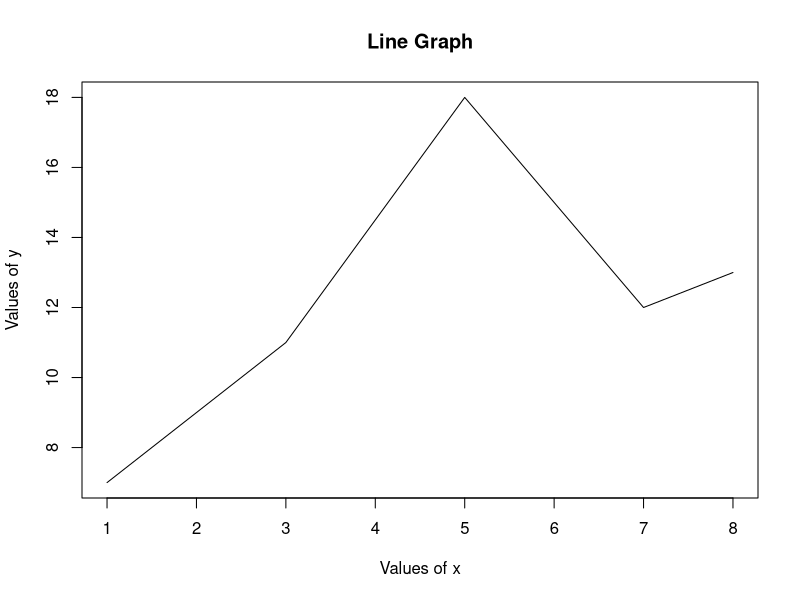
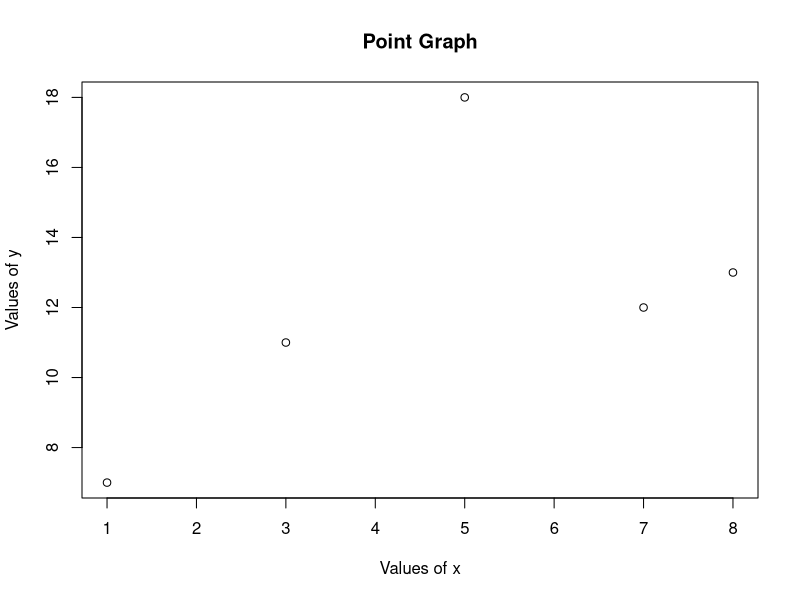

These charts were generated, in order, by the following R code: (Note: this script raises an error after producing the figures.)
# Question 1
coeff = matrix(c(4,3,1,1),nrow=2,byrow=TRUE)
coeff

const = c(17,5)
const

values = solve(coeff,const)
values

#Question 2
x=c(1,3,5,7,8)
y=c(7,11,18,12,13)

plot(x,y,type='l',main="Line Graph",xlab="Values of x",ylab="Values of y")

plot(x,y,type='p',main="Point Graph",xlab="Values of x",ylab="Values of y")

length(x)
sum(y)

z=x+y
z

#Question 3
mat1 = matrix(1:9,nrow=3,byrow=TRUE)
mat2 = matrix(10:18,nrow=3,byrow=TRUE)
sum = mat1+mat2
sum

inverse= solve(mat1)
inverse

transpose = t(sum)
transpose

#question 4
matrix = matrix(1:16,nrow=4)
matrix

trace = sum(diag(matrix))
trace

inverse = solve(matrix)
inverse

transpose = t(matrix)
transpose  

#Question 5
x = c(12,13,20,21,19,18,17,16,11)
y = c(20,23,24,25,26,36,32,29,28)

plot(x,y,type='l',main="line graph",xlab="x values",ylab="yvalues")
plot(x,y,type='h',main="histogram graph",xlab="x values",ylab="yvalues",col='yellow')

cor = cor(x,y)
cor

a=lm(x~y)
a
b=lm(y~x)
b

summary(a)
summary(b)

length(x)
length(y)

#question 6
n=6
p=0.25
q=0.75
r=4

x= dbinom(4,n,p)
x
prob=choose(n,4)*((p)^r)*(q)^(n-r)
prob


atleast1=1-(pbinom(0,n,p))
atleast1
atleastt1=sum(dbinom(1:6,n,p))
atleastt1

x=0:6
px=dbinom(x,n,p)
plot(x,px,type="l",xlab="values of x",ylab="Probability distribution of
x",main="Binomial distribution")

#Question 7
xbar1= 3.5
xbar2 = 3.1
n=50
sig1= 2
sig2= 1.5

z= (xbar1-xbar2)/(sqrt((sig)))



